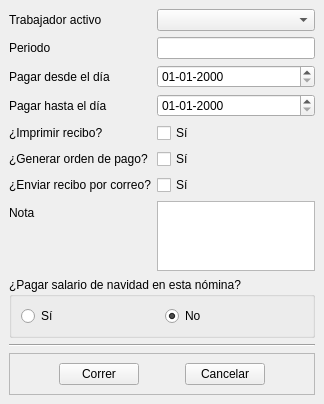
<?xml version="1.0" encoding="UTF-8"?>
<ui version="4.0">
 <class>MainWindow</class>
 <widget class="QMainWindow" name="MainWindow">
  <property name="geometry">
   <rect>
    <x>0</x>
    <y>0</y>
    <width>324</width>
    <height>319</height>
   </rect>
  </property>
  <property name="windowTitle">
   <string>Nómina Individual</string>
  </property>
  <widget class="QWidget" name="centralwidget">
   <layout class="QVBoxLayout" name="verticalLayout">
    <item>
     <layout class="QFormLayout" name="formLayout">
      <item row="0" column="0">
       <widget class="QLabel" name="label">
        <property name="text">
         <string>Trabajador activo</string>
        </property>
       </widget>
      </item>
      <item row="0" column="1">
       <widget class="QComboBox" name="trab_activo"/>
      </item>
      <item row="1" column="0">
       <widget class="QLabel" name="label_2">
        <property name="text">
         <string>Periodo</string>
        </property>
       </widget>
      </item>
      <item row="1" column="1">
       <widget class="QLineEdit" name="periodo_nomina"/>
      </item>
      <item row="2" column="0">
       <widget class="QLabel" name="label_9">
        <property name="text">
         <string>Pagar desde el día</string>
        </property>
       </widget>
      </item>
      <item row="2" column="1">
       <widget class="QDateEdit" name="fecha_i_pago">
        <property name="displayFormat">
         <string>dd-MM-yyyy</string>
        </property>
       </widget>
      </item>
      <item row="3" column="0">
       <widget class="QLabel" name="label_8">
        <property name="text">
         <string>Pagar hasta el día</string>
        </property>
       </widget>
      </item>
      <item row="3" column="1">
       <widget class="QDateEdit" name="fecha_fin_pago">
        <property name="displayFormat">
         <string>dd-MM-yyyy</string>
        </property>
       </widget>
      </item>
      <item row="4" column="0">
       <widget class="QLabel" name="label_3">
        <property name="text">
         <string>¿Imprimir recibo?</string>
        </property>
       </widget>
      </item>
      <item row="4" column="1">
       <widget class="QCheckBox" name="imp_recibo">
        <property name="text">
         <string>Sí</string>
        </property>
       </widget>
      </item>
      <item row="5" column="0">
       <widget class="QLabel" name="label_4">
        <property name="text">
         <string>¿Generar orden de pago?</string>
        </property>
       </widget>
      </item>
      <item row="5" column="1">
       <widget class="QCheckBox" name="orden_pago">
        <property name="text">
         <string>Sí</string>
        </property>
       </widget>
      </item>
      <item row="6" column="0">
       <widget class="QLabel" name="label_7">
        <property name="text">
         <string>¿Enviar recibo por correo?</string>
        </property>
       </widget>
      </item>
      <item row="6" column="1">
       <widget class="QCheckBox" name="correo">
        <property name="text">
         <string>Sí</string>
        </property>
       </widget>
      </item>
      <item row="7" column="0">
       <widget class="QLabel" name="label_5">
        <property name="text">
         <string>Nota</string>
        </property>
       </widget>
      </item>
      <item row="7" column="1">
       <widget class="QPlainTextEdit" name="nota"/>
      </item>
     </layout>
    </item>
    <item>
     <widget class="QGroupBox" name="groupBox">
      <property name="toolTip">
       <string>&lt;html&gt;&lt;head/&gt;&lt;body&gt;&lt;p&gt;Marque sí para que en la corrida de nómina se pague el salario de navidad que le corresponde al trabajador.&lt;/p&gt;&lt;/body&gt;&lt;/html&gt;</string>
      </property>
      <property name="title">
       <string>¿Pagar salario de navidad en esta nómina?</string>
      </property>
      <layout class="QHBoxLayout" name="horizontalLayout_2">
       <item>
        <widget class="QRadioButton" name="pagar_salario_navidad">
         <property name="text">
          <string>Sí</string>
         </property>
        </widget>
       </item>
       <item>
        <widget class="QRadioButton" name="radioButton_2">
         <property name="text">
          <string>No</string>
         </property>
         <property name="checked">
          <bool>true</bool>
         </property>
        </widget>
       </item>
      </layout>
     </widget>
    </item>
    <item>
     <widget class="Line" name="line">
      <property name="orientation">
       <enum>Qt::Horizontal</enum>
      </property>
     </widget>
    </item>
    <item>
     <widget class="QFrame" name="frame">
      <property name="frameShape">
       <enum>QFrame::StyledPanel</enum>
      </property>
      <property name="frameShadow">
       <enum>QFrame::Raised</enum>
      </property>
      <layout class="QHBoxLayout" name="horizontalLayout">
       <item>
        <spacer name="horizontalSpacer_3">
         <property name="orientation">
          <enum>Qt::Horizontal</enum>
         </property>
         <property name="sizeHint" stdset="0">
          <size>
           <width>47</width>
           <height>20</height>
          </size>
         </property>
        </spacer>
       </item>
       <item>
        <widget class="QPushButton" name="correr">
         <property name="text">
          <string>Correr</string>
         </property>
        </widget>
       </item>
       <item>
        <spacer name="horizontalSpacer">
         <property name="orientation">
          <enum>Qt::Horizontal</enum>
         </property>
         <property name="sizeHint" stdset="0">
          <size>
           <width>48</width>
           <height>20</height>
          </size>
         </property>
        </spacer>
       </item>
       <item>
        <widget class="QPushButton" name="cancelar">
         <property name="text">
          <string>Cancelar</string>
         </property>
        </widget>
       </item>
       <item>
        <spacer name="horizontalSpacer_2">
         <property name="orientation">
          <enum>Qt::Horizontal</enum>
         </property>
         <property name="sizeHint" stdset="0">
          <size>
           <width>47</width>
           <height>20</height>
          </size>
         </property>
        </spacer>
       </item>
      </layout>
     </widget>
    </item>
   </layout>
  </widget>
 </widget>
 <resources/>
 <connections/>
</ui>
